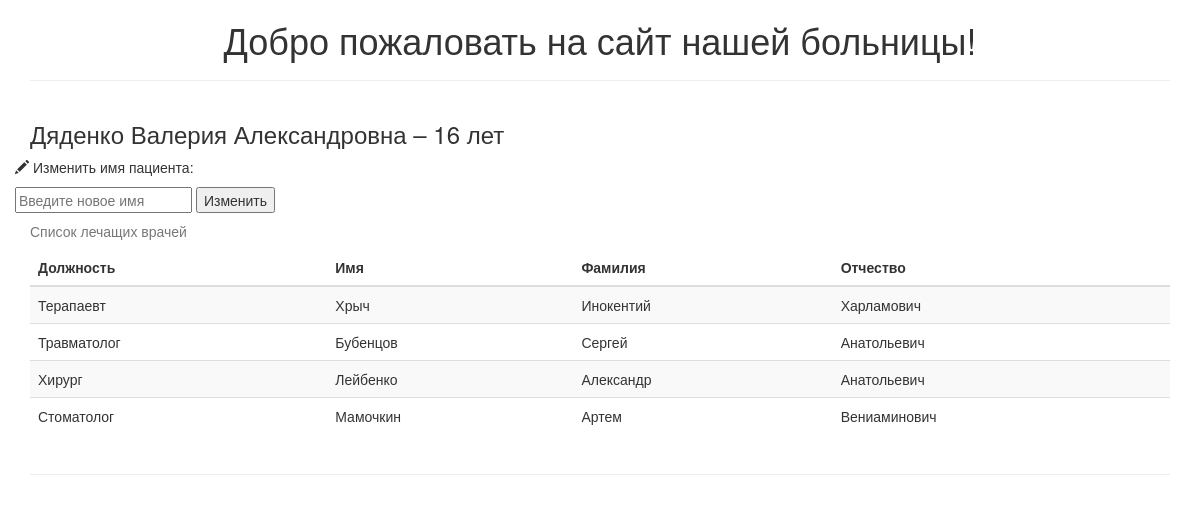
/patient/1, run on the app's committed database.
### tables this page shows
CREATE TABLE IF NOT EXISTS `patients` (
  `id` int(255) NOT NULL,
  `first_name` varchar(50) NOT NULL,
  `last_name` varchar(50) NOT NULL,
  `patronymic` varchar(50) NOT NULL,
  `birthday` date NOT NULL
);

CREATE TABLE IF NOT EXISTS `doctors_patients` (
  `id` int(255) NOT NULL,
  `doctor_id` int(255) NOT NULL,
  `patient_id` int(255) NOT NULL
);

CREATE TABLE IF NOT EXISTS `doctors` (
  `id` int(255) NOT NULL,
  `doc_position` varchar(50) NOT NULL,
  `first_name` varchar(50) NOT NULL,
  `last_name` varchar(50) NOT NULL,
  `patronymic` varchar(50) NOT NULL
);

### config/routes.php (called while the page is built)
<?php
	return array(
		 'doctor/([0-9]+)'         => 'doctor/view/$1',
		 'doctor/update/([0-9]+)'  => 'doctor/update/$1',
		 'patient/([0-9]+)'        => 'patient/view/$1',
		 'patient/update/([0-9]+)' => 'patient/update/$1',
		 ''                        => 'index/view',
	);

### index.php (called while the page is built, shortened)
<?php
	require_once(ROOT . '/components/router.php');
	$router = new Router();
	$router->run();

### models/patients.php (called while the page is built, shortened)
<?php
	class Patients
	{
		public static function getDoctors($id)
		{
			$id = intval($id);
			if ($id) {
				$db = Db::getConnection();
				$sql = '
					SELECT id, first_name, last_name, patronymic
					FROM patients
					WHERE patients.id =' . $id;
				$result = $db->query($sql);
				$result->setFetchMode(PDO::FETCH_ASSOC);
				$patientItem = $result->fetch();
				$sql = '
					SELECT  birthday,
					(
						(YEAR(CURRENT_DATE) - YEAR(birthday)) -
                  (DATE_FORMAT(CURRENT_DATE, \'%m%d\') < DATE_FORMAT(birthday, \'%m%d\'))
                ) AS age
					FROM patients
					WHERE patients.id=' . $id;
				$result = $db->query($sql);
				$result->setFetchMode(PDO::FETCH_ASSOC);
				$patientItemAge = $result->fetch();
				$sql = '
					SELECT *
					FROM doctors
					LEFT JOIN doctors_patients
					ON doctors.id = doctors_patients.doctor_id
					WHERE doctors_patients.patient_id=' . $id;
				$result = $db->query($sql);
				$result->setFetchMode(PDO::FETCH_ASSOC);
				$i = 0;
				while ($row = $result->fetch()) {
					$doctorsList[$i]['id'] = $row['id'];
					$doctorsList[$i]['doc_position'] = $row['doc_position'];
					$doctorsList[$i]['last_name'] = $row['last_name'];
					$doctorsList[$i]['first_name'] = $row['first_name'];
					$doctorsList[$i]['patronymic'] = $row['patronymic'];
					$i++;
				}
			}
			return array($patientItem, $doctorsList, $patientItemAge);
		}
	}

### views/patient.php (the view, shortened to what this page needs)
<!DOCTYPE html>
<head>
	<link rel="stylesheet" type="text/css" href="/template/css/bootstrap.min.css">
</head>
<body>
<?php include_once ROOT . '/views/header.php' ?>
<section class="content">
	<div class="container">
		<div class="row">
			<div class="col-md-12"><h3>
					<?= $patientsData[0]['last_name'] ?> <?= $patientsData[0]['first_name'] ?> <?= $patientsData[0]['patronymic'] ?>
					&#150;
					<?= $patientsData[2]['age'] ?> лет</h3>
			</div>
			<div>
				<form method="post" action="/patient/update/<?= $patientsData[0]['id'] ?>">
					<p>
						<span class="glyphicon glyphicon-pencil" aria-hidden="true"></span>
						Изменить имя пациента:
					</p>
					<input type="text" placeholder="Введите новое имя" name="name" id="name">
					<input type="submit" id="submit" name="submit" value="Изменить">
				</form>
			</div>
		</div>
		<div class="row">
			<div class="col-md-12">
				<table class="table table-striped table-hover">
					<caption>Список лечащих врачей</caption>
					<thead>
					<tr>
						<th>Должность</th>
						<th>Имя</th>
						<th>Фамилия</th>
						<th>Отчество</th>
					</tr>
					</thead>
					<tbody>
					<?php foreach ($patientsData[1] as $patientItem) : ?>
						<tr>
							<td><?php echo $patientItem['doc_position']; ?></td>
							<td><?php echo $patientItem['last_name']; ?></td>
							<td><?php echo $patientItem['first_name']; ?></td>
							<td><?php echo $patientItem['patronymic']; ?></td>
						</tr>
					<?php endforeach; ?>
					</tbody>
				</table>
			</div>
		</div>
		<hr>
	</div>
</section>
</body>
</html>

### components/router.php (shortened to what this page needs)
<?php
	class Router
	{
		private $routes = [];
		public function __construct()
		{
			$routesPath = ROOT . '/config/routes.php';
			$this->routes = include($routesPath);
		}
		private function getURI()
		{
			if (!empty($_SERVER["REQUEST_URI"])) {
				return trim($_SERVER["REQUEST_URI"], "/");
			}
		}
		public function run()
		{
			$uri = $this->getURI();
			foreach ($this->routes as $uriPattern => $path) {
				if (preg_match("~$uriPattern~", $uri)) {
					$internationalRoute = preg_replace("~$uriPattern~", $path, $uri);
					$segments = explode("/", $internationalRoute);
					$controllerName = array_shift($segments) . 'Controller';
					$actionName = "action" . ucfirst(array_shift($segments));
					$parameters = $segments;
					$controllerObject = new $controllerName;
					$result = call_user_func_array(array($controllerObject, $actionName), $parameters);
					if ($result != NULL) {
						break;
					} else echo '404';
				}
			}
		}
	}

### views/header.php
<header>
	<div class="container">
		<div class="row">
			<div class="col-md-12">
				<h1 class="text-center">Добро пожаловать на сайт нашей больницы!</h1>
				<hr>
			</div>
		</div>
	</div>
</header>

### data on the page
patients: last_name "Дяденко", first_name "Валерия", patronymic "Александровна", age "16"
doctors_patients: doctor.doc_position "Терапаевт", doctor.last_name "Хрыч", doctor.first_name "Инокентий", doctor.patronymic "Харламович"
doctors_patients: doctor.doc_position "Травматолог", doctor.last_name "Бубенцов", doctor.first_name "Сергей", doctor.patronymic "Анатольевич"
doctors_patients: doctor.doc_position "Хирург", doctor.last_name "Лейбенко", doctor.first_name "Александр", doctor.patronymic "Анатольевич"
doctors_patients: doctor.doc_position "Стоматолог", doctor.last_name "Мамочкин", doctor.first_name "Артем", doctor.patronymic "Вениаминович"
